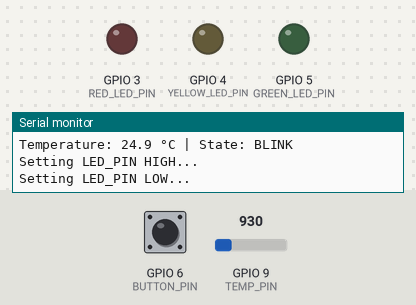
This program was run on a simulated ESP32-S3. On the bench: output pins drawn as LEDs (lit = HIGH), the last lines printed to the serial monitor. Dashed ring = blinking. Inputs (shaded band) come from the test bench; at power-on: GPIO 6 (BUTTON_PIN) HIGH, GPIO 9 (TEMP_PIN) = 930 (analog values on the 0–4095 scale). WiFi joins after 1.5 s; servers stay silent unless stated; uploads are accepted with an empty reply; random numbers use the default seed unless the program sets one.

Above: at 10.9 s.
11.0 s: GPIO 6 (BUTTON_PIN) pulled LOW for 1 s
At 13.6 s:
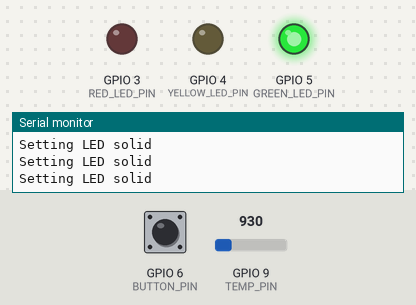
13.9 s: GPIO 9 (TEMP_PIN) set to 1167
17.6 s: GPIO 9 (TEMP_PIN) set to 1311
At 18.3 s:
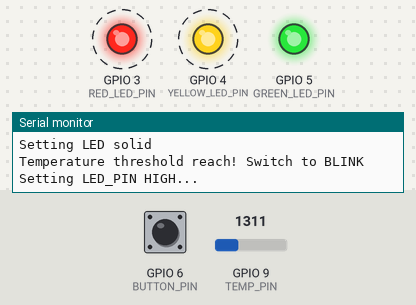
21.1 s: GPIO 6 (BUTTON_PIN) pulled LOW for 3.2 s
At 30.92 s:
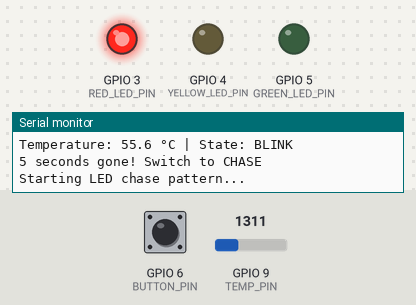
Timing chart, 0 to 32.7 s (numbered marks = the images above; inputs shaded):
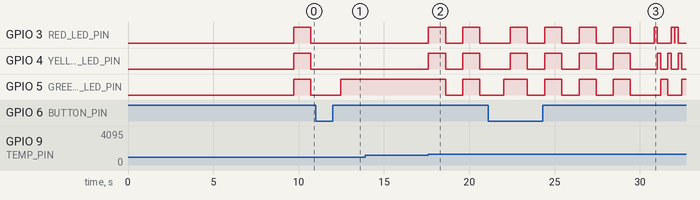

The program:

main.cpp
```cpp
#include <Arduino.h>
#include <WebServer.h>
#include <Main.h>

#include "LED.h"
#include "Wifi_Connect.h"
#include "Temperature.h"

// Local HTTP server running on port 80
WebServer webServer(80);
const int BUTTON_PIN = 6;

enum LedState {
    LED_BLINK,
    LED_FLICKER,
    LED_SOLID,
    LED_CHASE
};

volatile LedState currentLedState = LED_BLINK;
volatile bool buttonPressed = false;

unsigned long lastTempRead = 0;
unsigned long lastDataSend = 0;
unsigned long tempExceedTime = 0;

void sendDataToFlaskServer();

// ------------------------------------------------------------
// ISR: flag the button press immediately
// ------------------------------------------------------------
void IRAM_ATTR buttonISR() {
    buttonPressed = true;
}

// ------------------------------------------------------------
// Process the button flag - full reset to NORMAL (SOLID green)
// regardless of current state, and push the new state to Flask
// immediately so the dashboard reflects the reset without
// waiting for the next periodic send.
// ------------------------------------------------------------
void handleButton() {
    if (!buttonPressed) return;
    buttonPressed = false;

    Serial.println("Button pressed — resetting to NORMAL (SOLID).");
    currentLedState = LED_SOLID;
    tempExceedTime = 0;

    ledClear();
    ledFlush();

    sendDataToFlaskServer();
    lastDataSend = millis();
}

// ----------------------------------------
// send data to python plask Server
// -------------------------------------
void sendDataToFlaskServer() {
    // LED state for flask server
    String stateString;
    switch(currentLedState) {
        case LED_SOLID:   stateString = "LED_SOLID"; break;
        case LED_BLINK:   stateString = "LED_BLINK"; break;
        case LED_CHASE:   stateString = "LED_CHASE"; break;
        case LED_FLICKER: stateString = "LED_FLICKER"; break;
        default:          stateString = "UNKNOWN"; break;
    }

    // current temperature
    float tempC = readTemperatureC();

    String url = "/sensor?temperature=";
    url += String(tempC);
    url += "&state=";
    url += stateString;
    url += "&email=";
    url += myEmail;

    Serial.print("Sending to Flask server: ");
    Serial.print(url);

    // connct
    if (client.connect(serverHost, serverPort)) {
        // HTTP GET request
        client.print(String("GET ") + url + " HTTP/1.1\r\n" +
                     "Host: " + serverHost + "\r\n" +
                     "Connection: close\r\n\r\n");
        delay(100);

        while (client.available()) {
            String line = client.readStringUntil('\n');
            Serial.println("Response: " + line);
        }

        client.stop();
        Serial.println(" Data sent successful");
    } else {
        Serial.println("Failed to connect");
    }
}

// -----------------------------------------------
// update LED pattern
// --------------------------------------------------------
void updatePatternByTemperature() {
    float tempC = readTemperatureC();

    switch(currentLedState) {
        case LED_SOLID:
            if (tempC > TEMP_THRESHOLD) {
                Serial.println("Temperature threshold reach! Switch to BLINK");
                currentLedState = LED_BLINK;
            }
            break;

        case LED_BLINK:
            if (tempC > TEMP_THRESHOLD) {
                if (tempExceedTime == 0) {
                    tempExceedTime = millis();
                    Serial.println("Timer start: 5 seconds until CHASE mode");
                } else if (millis() - tempExceedTime >= 5000) {
                    Serial.println("5 seconds gone! Switch to CHASE");
                    currentLedState = LED_CHASE;
                    tempExceedTime = 0;
                }
            } else {
                if (tempExceedTime != 0) {
                    Serial.println("Temperature normal, returning to SOLID");
                    currentLedState = LED_SOLID;
                    tempExceedTime = 0;
                }
            }
            break;

        case LED_CHASE:
            if (tempC > TEMP_THRESHOLD) {
                if (tempExceedTime == 0) {
                    tempExceedTime = millis();
                } else if (millis() - tempExceedTime >= 5000) {
                    Serial.println("Emergency! Switching to FLICKER");
                    currentLedState = LED_FLICKER;
                    tempExceedTime = 0;
                }
            } else {
                Serial.println("Temperature normal, returning to SOLID");
                currentLedState = LED_SOLID;
                tempExceedTime = 0;
            }
            break;

        case LED_FLICKER:
            break;
    }
}

void setup() {
    ledInit();
    ledClear();
    ledFlush();
    pinMode(BUTTON_PIN, INPUT_PULLUP);
    // pinMode(TEMP_PIN, INPUT);

    analogReadResolution(12);

    // Increase ADC input range for better measurement
    analogSetPinAttenuation(TEMP_PIN, ADC_11db);
    Serial.begin(115200);
    delay(3000);

    Serial.println("\nPerfectNoodle Kitchen Safety System");

    // Connect to Wi-Fi
    connectWiFi();

    if (connectServer()) {
        Serial.println("Flask server is online!");
        client.stop();
    } else {
        Serial.println("No flask server");
    }

    sendGetRequest();

    // local web server on ESP32 for debugging and monitoring
    // webServer.on("/", []() {
    //     String html = "<!DOCTYPE html><html>";
    //     html += "<head><title>ESP32 PerfectNoodle</title>";
    //     html += "<meta http-equiv='refresh' content='2'>";
    //     html += "</head><body>";
    //     html += "<h1>ESP32 PerfectNoodle</h1>";
    //     html += "<p>Temperature: " + String(readTemperatureC(), 1) + " °C</p>";
    //     html += "<p>LED State: ";
    //     switch(currentLedState) {
    //         case LED_SOLID: html += "SOLID (Normal)"; break;
    //         case LED_BLINK: html += "BLINK (Warning)"; break;
    //         case LED_CHASE: html += "CHASE (Alert)"; break;
    //         case LED_FLICKER: html += "FLICKER (Emergency)"; break;
    //     }
    //     html += "</p>";
    //     html += "<p>Threshold: " + String(TEMP_THRESHOLD) + " °C</p>";
    //     html += "</body></html>";
    //     webServer.send(200, "text/html", html);
    // });
    webServer.begin();

    attachInterrupt(digitalPinToInterrupt(BUTTON_PIN), buttonISR, FALLING);

    // Serial.println("System ready");
    // Serial.print("ESP32 IP address: ");
    // Serial.println(WiFi.localIP());
    // Serial.print("Flask server at: ");
    // Serial.print(serverHost);
    // Serial.print(":");
    // Serial.println(serverPort);
    // Serial.println("Browser: http://localhost:9194");
}

void loop() {
    unsigned long currentTime = millis();

    // Handle incoming browser requests
    webServer.handleClient();

    // Serial.print("Wifi IP Address: ");
    // Serial.println(WiFi.localIP());

    //  static unsigned long lastTempMs = 0;
    // if (millis() - lastTempMs >= 2000) {
    //     printTemperature();
    //     lastTempMs = millis();
    // }

    // temperature read every 2 seconds
    if (currentTime - lastTempRead >= 2000) {
        float tempC = readTemperatureC();
        Serial.print("Temperature: ");
        Serial.print(tempC, 1);
        Serial.print(" °C | State: ");
        switch(currentLedState) {
            case LED_SOLID: Serial.print("SOLID"); break;
            case LED_BLINK: Serial.print("BLINK"); break;
            case LED_CHASE: Serial.print("CHASE"); break;
            case LED_FLICKER: Serial.print("FLICKER"); break;
        }
        Serial.println();
        lastTempRead = currentTime;
    }

    updatePatternByTemperature();

    // handle button press
    handleButton();

    // // Temperature exceeds threshold: switch to chase immediately, then flicker after 5s
    // static unsigned long tempExceedTime = 0;
    // if (currentLedState == LED_BLINK || currentLedState == LED_CHASE) {
    //     float tempC = readTemperatureC();
    //     if (tempC > TEMP_THRESHOLD) {
    //         if (tempExceedTime == 0) {
    //             tempExceedTime = millis();
    //             currentLedState = LED_CHASE;
    //             Serial.println("Temperature exceeded threshold — switching to chase, 5s timer started.");
    //         } else if (currentLedState == LED_CHASE && millis() - tempExceedTime >= 5000) {
    //             Serial.println("5s elapsed — switching to flicker.");
    //             currentLedState = LED_FLICKER;
    //             tempExceedTime = 0;
    //         }
    //     } else {
    //         if (tempExceedTime != 0) {
    //             Serial.println("Temperature dropped below threshold — timer reset, back to blink.");
    //             currentLedState = LED_BLINK;
    //             tempExceedTime = 0;
    //         }
    //     }
    // }

    switch (currentLedState) {
        case LED_SOLID:
            solidLED();
            break;
        case LED_BLINK:
            blinkLED();
            break;
        case LED_CHASE:
            chaseLED();
            break;
        case LED_FLICKER:
            flickerLED();
            break;
    }

    // send data to flask every 5 second
    if (currentTime - lastDataSend >= 5000) {
        sendDataToFlaskServer();
        lastDataSend = currentTime;
    }

    delay(10);
}
```

LED.h
```cpp
#pragma once

#include <Arduino.h>

const int RED_LED_PIN    = 3;
const int YELLOW_LED_PIN = 4;
const int GREEN_LED_PIN  = 5;

// PWM constant to manually adjust the brightness later on
static const uint32_t LED_PWM_FREQ_HZ  = 5000;
static const uint8_t  LED_PWM_RES_BITS = 8;            // 0..255
static const uint8_t  LED_COUNT        = 3;

enum LedIndex { LED_RED = 0, LED_YELLOW = 1, LED_GREEN = 2 };

void ledInit();
void ledClear();
void ledSet(LedIndex i, uint8_t brightness);
void ledFlush();

void solidLED();
void blinkLED();
void chaseLED();
void flickerLED();
```

Main.h
```cpp
#pragma once
#include <Arduino.h>
#pragma once

void setup();
void loop();
```

Temperature.h
```cpp
#pragma once

#include <Arduino.h>

const int TEMP_PIN = 9;
const float VREF = 3.3;
const float ADC_MAX = 4095.0;
const float TEMP_THRESHOLD = 50.0;

// TMP36: Vout(mV) = 500 + (tempC * 10)  →  tempC = (Vout_mV - 500) / 10
// Uses analogReadMilliVolts() for ESP32 built-in eFuse calibration

float readTemperatureC();
void  printTemperature();
```

Wifi_Connect.h
```cpp
#pragma once

#include <Arduino.h>
#include <WiFi.h>
#include <WiFiClientSecure.h>

// ---------------- Wi-Fi credentials ----------------
extern const char* wifiSsid;
extern const char* wifiPassword;

// ---------------- Server information ----------------
extern const char* serverHost;
extern const int   serverPort;

// ---------------- Student identification ----------------
extern const char* myEmail;
extern const char* laptopMac;

// Shared WiFi client (used by sendGetRequest)
extern WiFiClient client;

void connectWiFi();
bool connectServer();
void sendGetRequest();
```

led.cpp
```cpp
#include "LED.h"

// ---------------- LED buffer ----------------
static const int     ledPins[LED_COUNT]     = { RED_LED_PIN, YELLOW_LED_PIN, GREEN_LED_PIN };
static const uint8_t ledChannels[LED_COUNT] = { 0, 1, 2 };
static uint8_t       ledBuffer[LED_COUNT]   = { 0, 0, 0 };

void ledInit() {
    for (uint8_t i = 0; i < LED_COUNT; i++) {
        ledcSetup(ledChannels[i], LED_PWM_FREQ_HZ, LED_PWM_RES_BITS);
        ledcAttachPin(ledPins[i], ledChannels[i]);
    }
}

void ledClear() {
    for (uint8_t i = 0; i < LED_COUNT; i++) ledBuffer[i] = 0;
}

void ledSet(LedIndex i, uint8_t brightness) {
    ledBuffer[i] = brightness;
}

void ledFlush() {
    for (uint8_t i = 0; i < LED_COUNT; i++) {
        ledcWrite(ledChannels[i], ledBuffer[i]);
    }
}

// ---------------- Patterns ----------------
void solidLED() {
    Serial.println("Setting LED solid");

    ledClear();
    ledSet(LED_GREEN, 255);
    ledFlush();
}

void blinkLED() {
    Serial.println("Setting LED_PIN HIGH...");
    ledSet(LED_RED,    255);
    ledSet(LED_YELLOW, 255);
    ledSet(LED_GREEN,  255);
    ledFlush();
    delay(1000);

    Serial.println("Setting LED_PIN LOW...");
    ledClear();
    ledFlush();
    delay(1000);
}

void chaseLED() {
    const int chaseDelay = 200;

    Serial.println("Starting LED chase pattern...");

    // Chase forward
    for (int i = 0; i < LED_COUNT; i++) {
        ledClear();
        ledSet((LedIndex)i, 255);
        ledFlush();
        delay(chaseDelay);
    }

    // Chase backward
    for (int i = LED_COUNT - 1; i >= 0; i--) {
        ledClear();
        ledSet((LedIndex)i, 255);
        ledFlush();
        delay(chaseDelay);
    }

    ledClear();
    ledFlush();
}

void flickerLED() {
    const int flickerDuration = 2000;
    const int minDelay        = 30;
    const int maxDelay        = 150;

    Serial.println("Starting random LED flicker...");

    unsigned long startTime = millis();

    while (millis() - startTime < flickerDuration) {
        LedIndex which = (LedIndex)random(0, LED_COUNT);

        ledSet(which, 255);
        ledFlush();
        delay(random(minDelay, maxDelay));

        ledSet(which, 0);
        ledFlush();
        delay(random(minDelay, maxDelay));
    }

    ledClear();
    ledFlush();

    Serial.println("Flicker complete.");
}
```

temperature.cpp
```cpp
#include <Arduino.h>
#include "Temperature.h"

float readTemperatureC() {
    int   adcValue     = analogRead(TEMP_PIN);
    float voltage = adcValue * VREF / ADC_MAX; // millivolts
    return (voltage-0.5) * 100;
}

void printTemperature() {
    float tempC = readTemperatureC();
    Serial.print("Temperature: ");
    Serial.print(tempC, 1);
    Serial.println(" °C");
}
```

wifi.cpp
```cpp
#include "Wifi_Connect.h"

// ---------------- Wi-Fi credentials ----------------
const char* wifiSsid     = "Bon Clay";
const char* wifiPassword = "passwords";

// ---------------- Server information ----------------
const char* serverHost = "172.20.10.12";
const int   serverPort = 9194;

// ---------------- Student identification ----------------
const char* myEmail   = "mdbmohdasri1@sheffield.ac.uk";
const char* laptopMac = "F0-A7-31-4B-C0-EE";

// Shared WiFi client
WiFiClient client;


// ------------------------------------------------------------
// Connect ESP32 to Wi-Fi
// ------------------------------------------------------------
void connectWiFi() {
    Serial.print("Connecting to Wi-Fi");

    WiFi.begin(wifiSsid, wifiPassword);

    unsigned long startTime = millis();

    while (WiFi.status() != WL_CONNECTED) {
        delay(500);
        Serial.print(".");

        if (millis() - startTime > 20000) {
            Serial.println("\nFailed to connect to Wi-Fi!");
            ESP.restart();
        }
    }

    Serial.println();
    Serial.println("Wi-Fi connected!");
    Serial.print("Device IP address: ");
    Serial.println(WiFi.localIP());
}


// ------------------------------------------------------------
// Connect to remote server
// ------------------------------------------------------------
bool connectServer() {
    Serial.print("Connecting to server ");
    Serial.print(serverHost);
    Serial.print(":");
    Serial.println(serverPort);

    if (!client.connect(serverHost, serverPort)) {
        Serial.println("Connection failed!");
        return false;
    }

    Serial.println("Connected to server!");
    return true;
}


// ------------------------------------------------------------
// Send HTTP GET request containing email and MAC address
// ------------------------------------------------------------
void sendGetRequest() {
    String mac = WiFi.macAddress();

    String url = "/Index.html?email=";
    url += myEmail;
    url += "&mac=";
    url += mac;

    Serial.print("Requesting URL: ");
    Serial.println(url);

    client.print(String("GET ") + url + " HTTP/1.1\r\n" +
                 "Host: " + serverHost + "\r\n" +
                 "Connection: close\r\n\r\n");

    unsigned long timeout = millis();

    while (!client.available()) {
        if (millis() - timeout > 5000) {
            Serial.println("Client timeout!");
            client.stop();
            return;
        }
    }

    Serial.println("\n--- Server Response ---");

    while (client.available()) {
        String line = client.readStringUntil('\n');
        Serial.println(line);
    }

    client.stop();
    Serial.println("--- Connection Closed ---");
}
```

Measured:
- the behaviour switches between 1240 and 1241 on GPIO 9 (TEMP_PIN) (found by bisection; images 1 and 2)
- after the input at 17.6 s, GPIO 3 (RED_LED_PIN), GPIO 4 (YELLOW_LED_PIN): alternates HIGH for 1.0 s and LOW for 1.0 s, starting at once; GPIO 5 (GREEN_LED_PIN): HIGH → LOW after 1.0 s, → HIGH 1.0 s later, → LOW 1.0 s later
